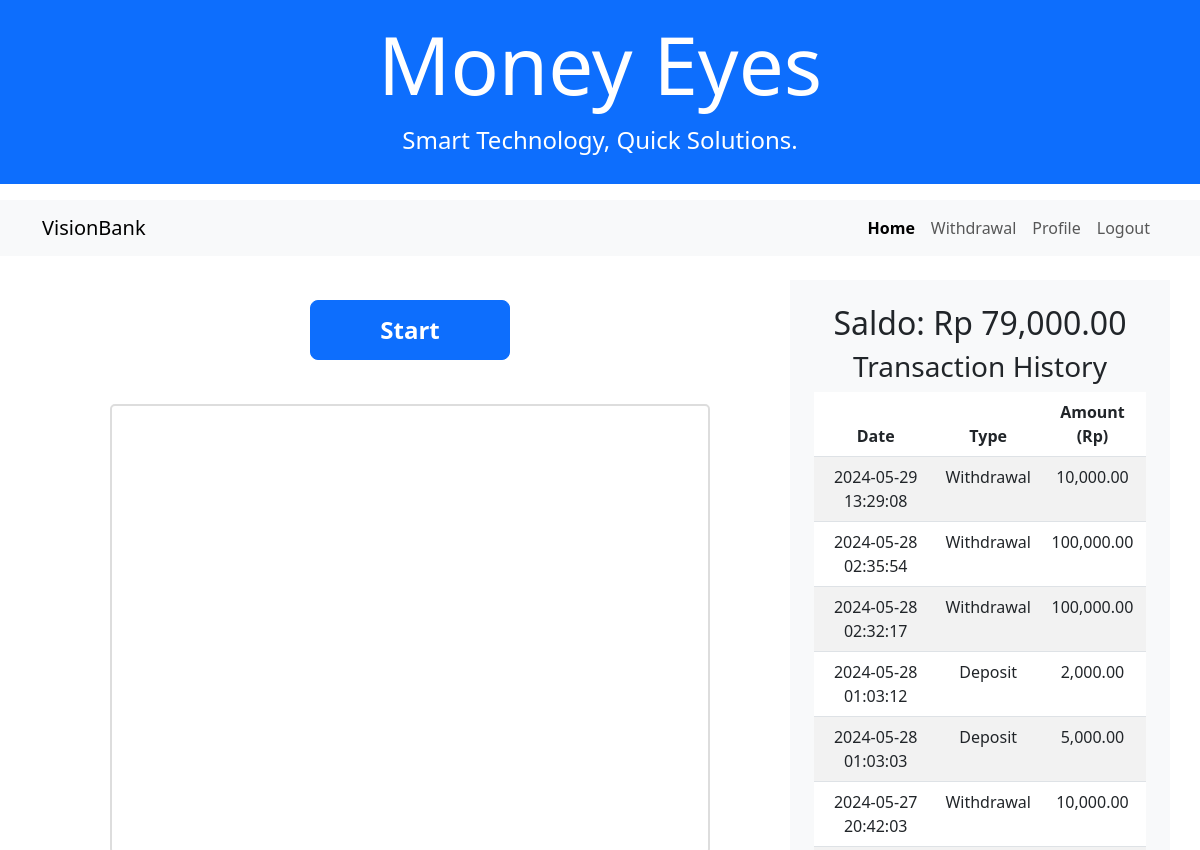
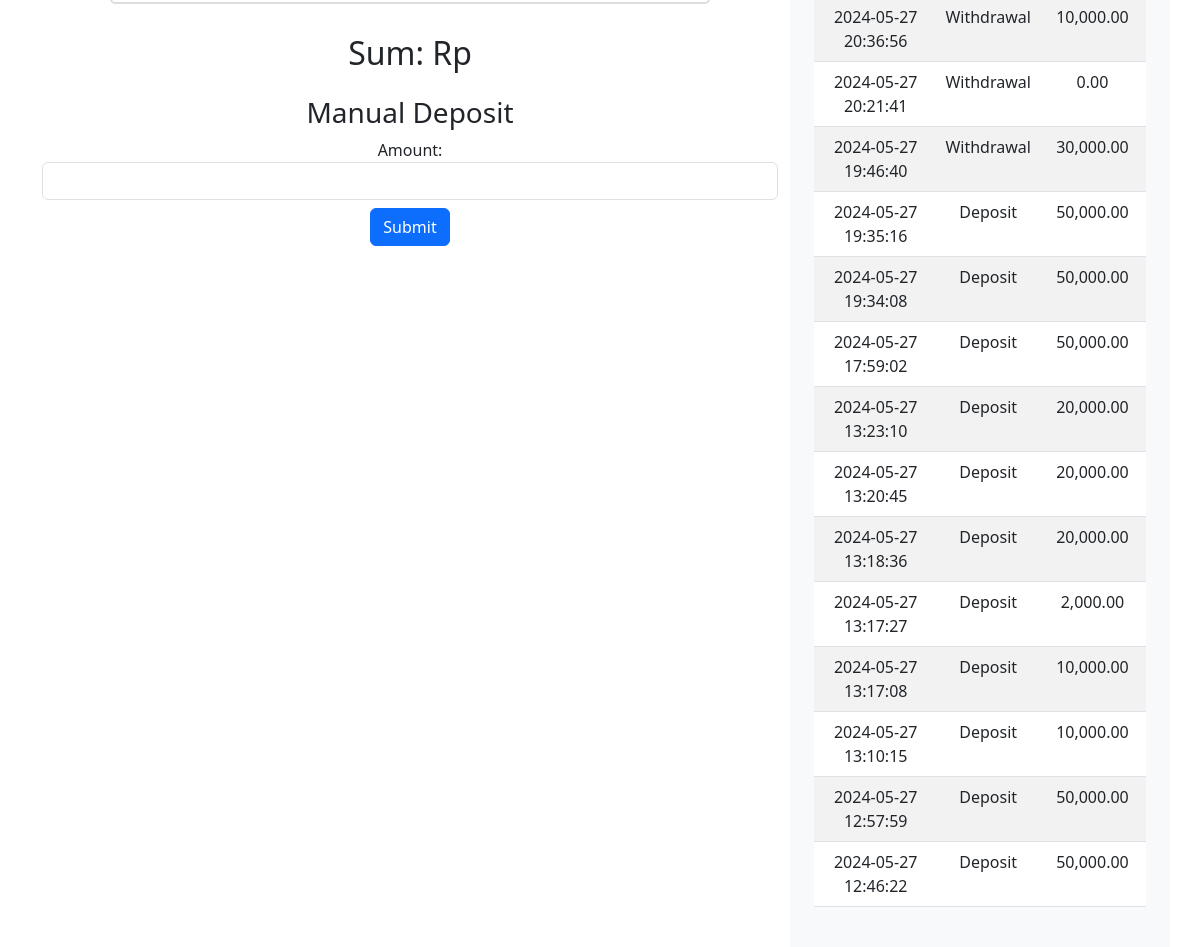
Screenshot of /home.php (signed in) with the database file from the repository (2 pictures, top to bottom).
### tables this page shows
CREATE TABLE `users` (
  `id` int(11) NOT NULL,
  `username` varchar(50) DEFAULT NULL,
  `password` varchar(255) DEFAULT NULL,
  `name` varchar(100) DEFAULT NULL,
  `balance` decimal(15,2) DEFAULT 0.00
);

CREATE TABLE `transactions` (
  `id` int(11) NOT NULL,
  `user_id` int(11) DEFAULT NULL,
  `amount` decimal(15,2) DEFAULT NULL,
  `type` varchar(10) DEFAULT NULL,
  `timestamp` timestamp NOT NULL DEFAULT current_timestamp()
);

### home.php (the view, shortened to what this page needs)
<?php
include 'config.php';
$user_id = $_SESSION['user_id'];
$sql = "SELECT * FROM users WHERE id = '$user_id'";
$result = $conn->query($sql);
$user = $result->fetch_assoc();
$sql_transactions = "SELECT * FROM transactions WHERE user_id = '$user_id' ORDER BY timestamp DESC";
$result_transactions = $conn->query($sql_transactions);
$transactions = [];
while ($row = $result_transactions->fetch_assoc()) {
    $transactions[] = $row;
}
?>
<!DOCTYPE html>
<html>
<head>
    <link href="https://cdn.jsdelivr.net/npm/bootstrap@5.3.0-alpha3/dist/css/bootstrap.min.css" rel="stylesheet">
    <link href="style.css" rel="stylesheet" />
</head>
<body>
    <div class="container-fluid p-0">
        <header class="text-center mb-3 py-3 bg-primary text-white">
            <h1 class="display-1"><b>Money Eyes</b></h1>
            <p id="description">Smart Technology, Quick Solutions.</p>
        </header>
        <?php include 'navbar.php'; ?>
        <div class="container">
            <div class="row mt-4">
                <div class="col-md-8 text-center">
                    <div class="button-group mb-4">
                        <button id="start" class="btn btn-primary btn-lg" onclick="init()">Start</button>
                    </div>
                    <div id="webcam-placeholder" class="text-center mb-4" style="position: relative;">
                    </div>
                    <div id="sum-display" class="text-center mb-4">
                        <h2>Sum: Rp <b id="sum"></b></h2>
                    </div>
                    <div class="manual-input-form mt-4">
                        <h3>Manual Deposit</h3>
                        <form method="POST" action="">
                            <label for="manual_amount">Amount:</label>
                            <input type="number" id="manual_amount" name="manual_amount" required class="form-control mb-2">
                            <button type="submit" class="btn btn-primary">Submit</button>
                        </form>
                    </div>
                </div>
                <div class="col-md-4 bg-light text-center p-4">
                    <h2>Saldo: Rp <?= number_format($user['balance'], 2) ?></h2>
                    <h3>Transaction History</h3>
                    <table class="table table-striped">
                        <thead>
                            <tr>
                                <th>Date</th>
                                <th>Type</th>
                                <th>Amount (Rp)</th>
                            </tr>
                        </thead>
                        <tbody>
                            <?php if (empty($transactions)) : ?>
                                <tr>
                                    <td colspan="3">No transactions found.</td>
                                </tr>
                            <?php else : ?>
                                <?php foreach ($transactions as $transaction) : ?>
                                    <tr>
                                        <td><?= date('Y-m-d H:i:s', strtotime($transaction['timestamp'])) ?></td>
                                        <td><?= ucfirst($transaction['type']) ?></td>
                                        <td><?= number_format($transaction['amount'], 2) ?></td>
                                    </tr>
                                <?php endforeach; ?>
                            <?php endif; ?>
                        </tbody>
                    </table>
                </div>
            </div>
        </div>
    </div>
</body>
</html>

### navbar.php (shortened to what this page needs)
<?php
$current_page = basename($_SERVER['PHP_SELF']);
?>
<nav class="navbar navbar-expand-lg navbar-light bg-light mb-3">
    <div class="container">
        <a class="navbar-brand" href="#">VisionBank</a>
        <div class="collapse navbar-collapse justify-content-end" id="navbarNav">
            <ul class="navbar-nav ms-auto">
                <li class="nav-item">
                    <a class="nav-link <?php echo $current_page == 'home.php' ? 'active' : ''; ?>" href="home.php">Home</a>
                </li>
                <li class="nav-item">
                    <a class="nav-link <?php echo $current_page == 'withdraw.php' ? 'active' : ''; ?>" href="withdraw.php">Withdrawal</a>
                </li>
                <li class="nav-item">
                    <a class="nav-link <?php echo $current_page == 'profile.php' ? 'active' : ''; ?>" href="profile.php">Profile</a>
                </li>
                <li class="nav-item">
                    <a class="nav-link <?php echo $current_page == 'logout.php' ? 'active' : ''; ?>" href="logout.php">Logout</a>
                </li>
            </ul>
        </div>
    </div>
</nav>

### style.css (style rules this page uses)
html, body { height: 100%; margin: 0; padding: 0; }
.container-fluid { padding: 0; }
header { background-color: #1E90FF; color: white; padding: 15px 0; margin: 0; border-radius: 0; }
h1 { font-size: 4em; margin: 0; }
#description { font-size: 1.5em; margin: 10px 0; }
.button-group { position: relative; display: flex; justify-content: center; align-items: center; height: 100px; }
#start, #crop, #start-again, #save { width: 200px; height: 60px; font-size: 1.5em; font-weight: bold; margin: 10px; }
#webcam-placeholder { display: inline-block; width: 100%; max-width: 600px; height: 450px; border: 2px solid #ddd; border-radius: 5px; overflow: hidden; position: relative; }
#sum-display { font-size: 1.5em; }
.nav-link.active, .nav-link:hover { font-weight: 900; }

### home.php (style rules this page uses)
.nav-link.active, .nav-link:hover { font-weight: 900; }

### rows the page displays
users: balance "79,000.00"
transactions: timestamp "2024-05-29 13:29:08", type "Withdrawal", amount "10,000.00"
transactions: timestamp "2024-05-28 02:35:54", type "Withdrawal", amount "100,000.00"
transactions: timestamp "2024-05-28 02:32:17", type "Withdrawal", amount "100,000.00"
transactions: timestamp "2024-05-28 01:03:12", type "Deposit", amount "2,000.00"
transactions: timestamp "2024-05-28 01:03:03", type "Deposit", amount "5,000.00"
transactions: timestamp "2024-05-27 20:42:03", type "Withdrawal", amount "10,000.00"
transactions: timestamp "2024-05-27 20:36:56", type "Withdrawal", amount "10,000.00"
transactions: timestamp "2024-05-27 20:21:41", type "Withdrawal", amount "0.00"
transactions: timestamp "2024-05-27 19:46:40", type "Withdrawal", amount "30,000.00"
transactions: timestamp "2024-05-27 19:35:16", type "Deposit", amount "50,000.00"
transactions: timestamp "2024-05-27 19:34:08", type "Deposit", amount "50,000.00"
transactions: timestamp "2024-05-27 17:59:02", type "Deposit", amount "50,000.00"
transactions: timestamp "2024-05-27 13:23:10", type "Deposit", amount "20,000.00"
transactions: timestamp "2024-05-27 13:20:45", type "Deposit", amount "20,000.00"
transactions: timestamp "2024-05-27 13:18:36", type "Deposit", amount "20,000.00"
transactions: timestamp "2024-05-27 13:17:27", type "Deposit", amount "2,000.00"
transactions: timestamp "2024-05-27 13:17:08", type "Deposit", amount "10,000.00"
transactions: timestamp "2024-05-27 13:10:15", type "Deposit", amount "10,000.00"
transactions: timestamp "2024-05-27 12:57:59", type "Deposit", amount "50,000.00"
transactions: timestamp "2024-05-27 12:46:22", type "Deposit", amount "50,000.00"
